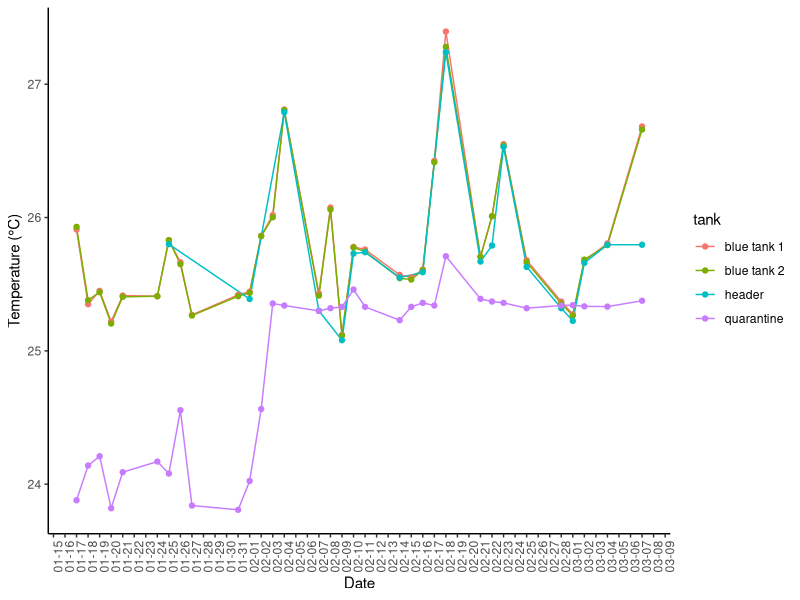
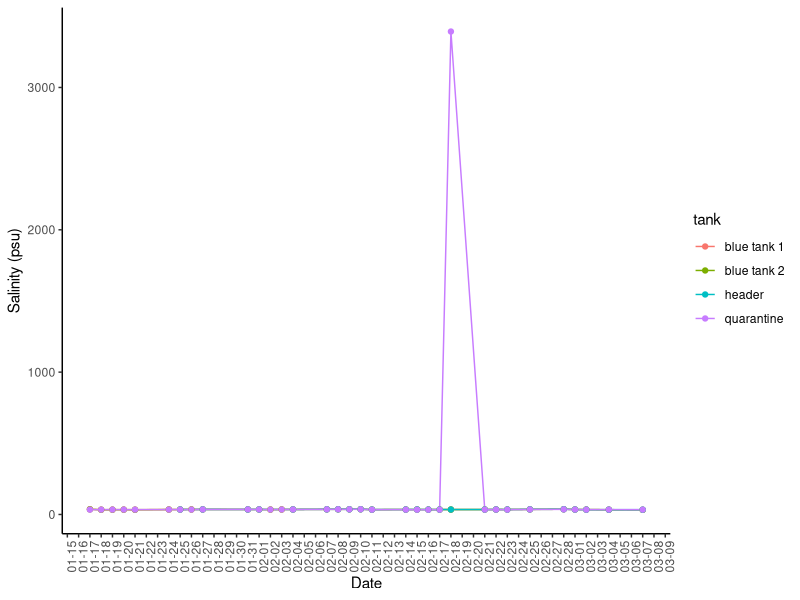
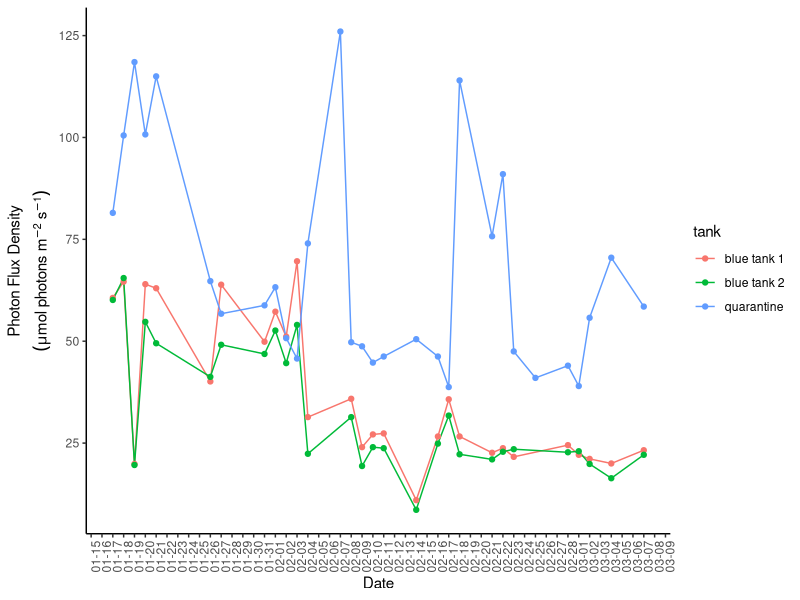
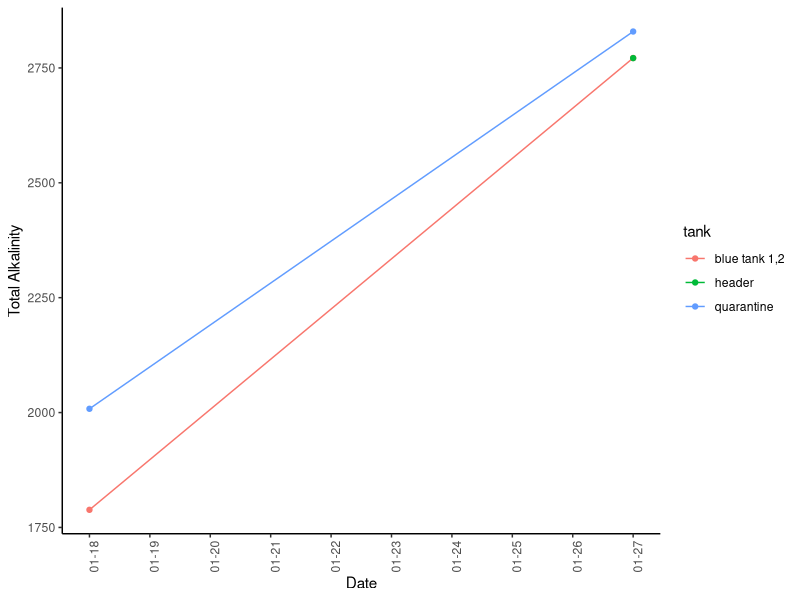
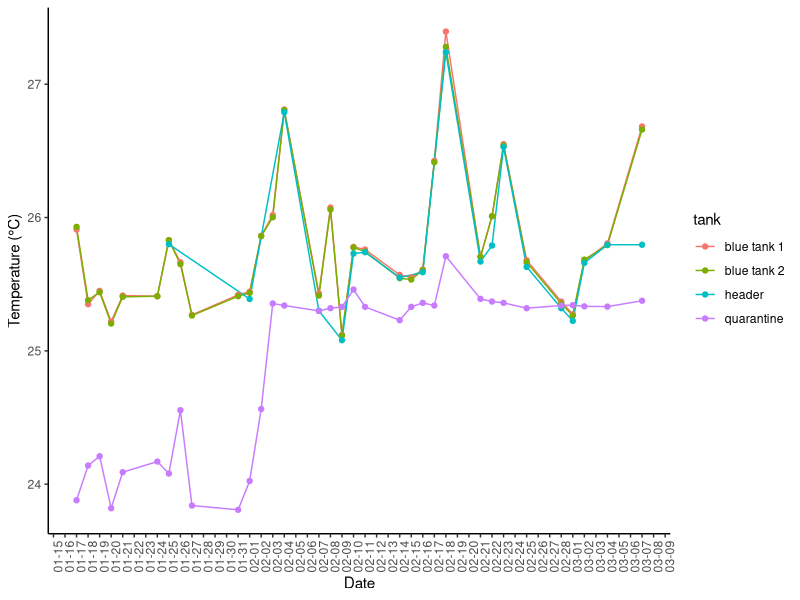
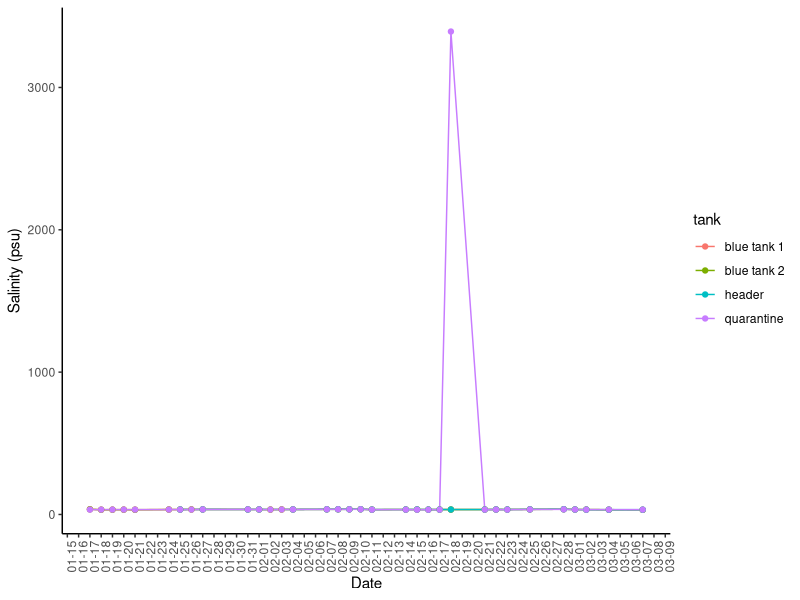
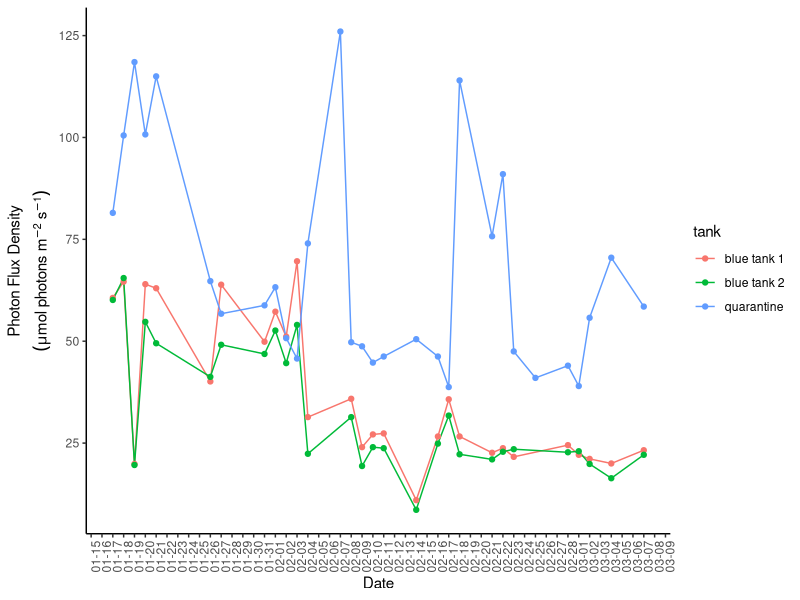
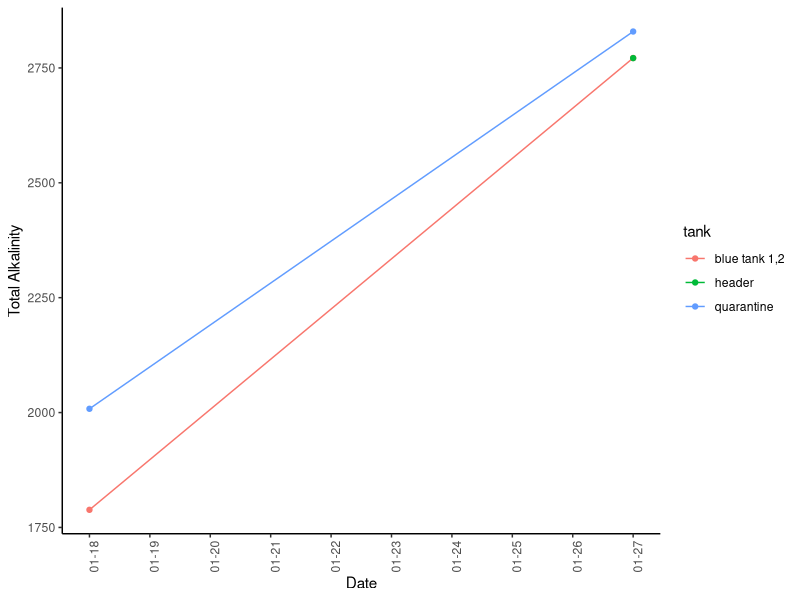

Recreate these plots in R, in order.
## ---- chunk 1
knitr::opts_chunk$set(echo = TRUE, warning=FALSE, message=FALSE)
## ---- chunk 2
# load packages
library(ggplot2)
library(cowplot)
library(dplyr)
library(reshape2)
library(ggpubr)
library(lubridate)
library(here)

here

# load data
dat <- read.csv("../data/CBLS_watertables_waterquality_tracking.csv")

dat$date <- as.factor(dat$date)

#format date using lubridate package
dat$date  <- mdy(dat$date) 


## ---- chunk 3
#temp data across date summarized
dat.grouped <-dat %>%
  group_by(date, tank, WQ.type) %>% #tells to group by treatment
  summarise(mean=mean(measurement), se=sd(measurement)/sqrt(n())) #calculates mean and se
dat.grouped
## ---- chunk 4

#filter for just temp data

temp.dat <- filter(dat.grouped, WQ.type == "temp")


#plot mean temp per day by date
temp_plot <- temp.dat %>%
  ggplot(aes(x=date, y=mean, color = tank))+
  geom_line() + 
  geom_point() +
  scale_x_date(date_breaks = "1 day", date_labels = "%m-%d") +
  theme_classic()+
  theme(axis.text.x = element_text(angle = 90)) +
  ylab("Temperature (°C)")+
  xlab("Date");temp_plot

ggsave(filename="../figures/temperature.plot.pdf", plot=temp_plot, width=10, height=5, units="in")

## ---- chunk 5
#filter for just temp data

sal.dat <- filter(dat.grouped, WQ.type == "sal.psu")


#plot mean temp per day by date
sal_plot <- sal.dat %>%
  ggplot(aes(x=date, y=mean, color = tank))+
  geom_line() + 
  geom_point() +
  scale_x_date(date_breaks = "1 day", date_labels = "%m-%d") +
  theme_classic()+
  theme(axis.text.x = element_text(angle = 90)) +
  ylab("Salinity (psu)")+
  xlab("Date");sal_plot

ggsave(filename="../figures/salinity.plot.pdf", plot=sal_plot, width=10, height=5, units="in")

## ---- chunk 6
#filter for just temp data

light.dat <- filter(dat.grouped, WQ.type == "light")


#plot mean temp per day by date
light_plot <- light.dat %>%
  ggplot(aes(x=date, y=mean, color = tank))+
  geom_line() + 
  geom_point() +
  scale_x_date(date_breaks = "1 day", date_labels = "%m-%d") +
  theme_classic()+
  theme(axis.text.x = element_text(angle = 90)) +
  ylab(expression(atop("Photon Flux Density", (mu*mol~photons~m^{-2}~s^{-1})))) +
  xlab("Date");light_plot

ggsave(filename="../figures/light.plot.pdf", plot=light_plot, width=10, height=5, units="in")

## ---- chunk 7
#filter for just temp data

TA.dat <- filter(dat.grouped, WQ.type == "TA")


#plot mean temp per day by date
TA_plot <- TA.dat %>%
  ggplot(aes(x=date, y=mean, color = tank))+
  geom_line() + 
  geom_point() +
  scale_x_date(date_breaks = "1 day", date_labels = "%m-%d") +
  theme_classic()+
  theme(axis.text.x = element_text(angle = 90)) +
  ylab("Total Alkalinity") +
  xlab("Date");TA_plot

ggsave(filename="../figures/TA.plot.pdf", plot=TA_plot, width=10, height=5, units="in")



